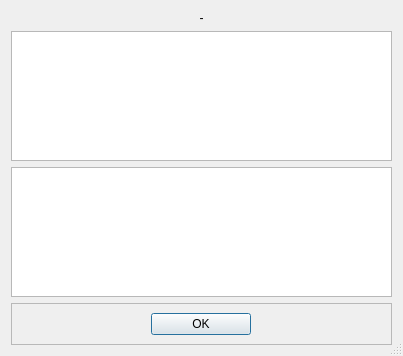
<?xml version="1.0" encoding="UTF-8"?>
<ui version="4.0">
 <class>Dialog</class>
 <widget class="QDialog" name="Dialog">
  <property name="geometry">
   <rect>
    <x>0</x>
    <y>0</y>
    <width>403</width>
    <height>356</height>
   </rect>
  </property>
  <property name="sizePolicy">
   <sizepolicy hsizetype="Fixed" vsizetype="Fixed">
    <horstretch>0</horstretch>
    <verstretch>0</verstretch>
   </sizepolicy>
  </property>
  <property name="minimumSize">
   <size>
    <width>403</width>
    <height>356</height>
   </size>
  </property>
  <property name="maximumSize">
   <size>
    <width>1000</width>
    <height>500</height>
   </size>
  </property>
  <property name="windowTitle">
   <string>Dialog</string>
  </property>
  <property name="sizeGripEnabled">
   <bool>true</bool>
  </property>
  <property name="modal">
   <bool>true</bool>
  </property>
  <layout class="QVBoxLayout" name="verticalLayout">
   <item>
    <widget class="QLabel" name="label_image">
     <property name="text">
      <string>-</string>
     </property>
     <property name="alignment">
      <set>Qt::AlignCenter</set>
     </property>
    </widget>
   </item>
   <item>
    <widget class="QPlainTextEdit" name="plainTextEdit_System">
     <property name="verticalScrollBarPolicy">
      <enum>Qt::ScrollBarAsNeeded</enum>
     </property>
     <property name="readOnly">
      <bool>true</bool>
     </property>
     <property name="textInteractionFlags">
      <set>Qt::TextSelectableByKeyboard|Qt::TextSelectableByMouse</set>
     </property>
    </widget>
   </item>
   <item>
    <widget class="QPlainTextEdit" name="plainTextEdit_body">
     <property name="textInteractionFlags">
      <set>Qt::TextSelectableByKeyboard|Qt::TextSelectableByMouse</set>
     </property>
    </widget>
   </item>
   <item>
    <widget class="QFrame" name="frame">
     <property name="frameShape">
      <enum>QFrame::StyledPanel</enum>
     </property>
     <property name="frameShadow">
      <enum>QFrame::Raised</enum>
     </property>
     <layout class="QGridLayout" name="gridLayout">
      <item row="0" column="0">
       <widget class="QPushButton" name="pushButton_Ok">
        <property name="maximumSize">
         <size>
          <width>100</width>
          <height>16777215</height>
         </size>
        </property>
        <property name="text">
         <string>OK</string>
        </property>
       </widget>
      </item>
     </layout>
    </widget>
   </item>
  </layout>
 </widget>
 <resources/>
 <connections/>
</ui>
